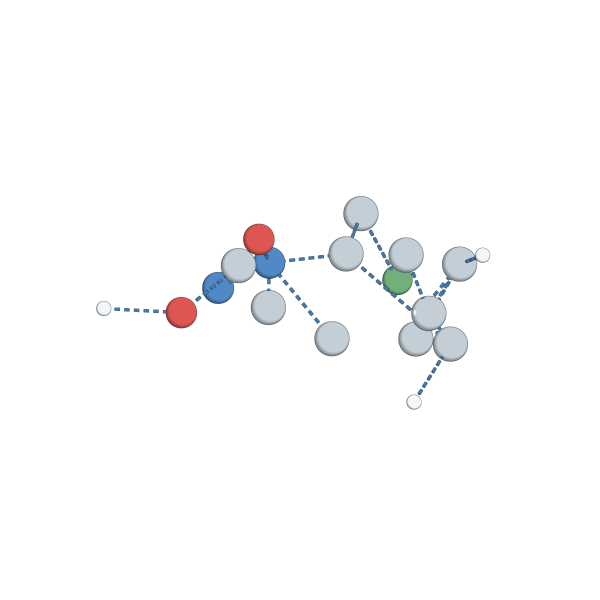
#> input picture research/figures/endpoint_method_v1/outline/source.png, 1200 x 1200 px, found by its file name (shown at 1/2 size); its folder holds 3 pictures in this run
$ python compose_geometry_method.py
#> lines starting #> are read from the running program, lines starting #| are printed output that depends on the picture; pictures that were not available may be replaced by others from this repository, and a replacement may not be noted
"""Compact method overview using a verified, unchanged raw molecular output."""
import hashlib,json
from pathlib import Path
import numpy as np
import matplotlib
matplotlib.use('Agg')
import matplotlib.pyplot as plt
from matplotlib.patches import FancyArrowPatch,FancyBboxPatch
from matplotlib.lines import Line2D
from PIL import Image


def main():
    root=Path(__file__).resolve().parents[2];out=root/'research/figures/geometric_method_v1';render=out/'outline'
    images={n:Image.open(render/(n+'.png')).convert('RGBA') for n in ['source','output']}
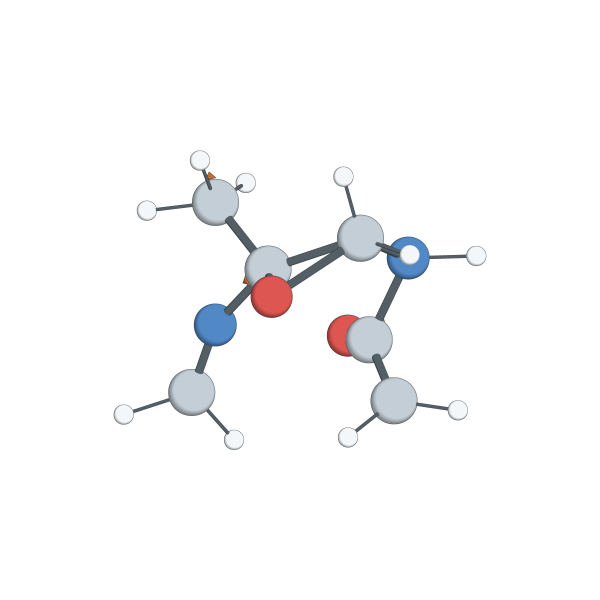
#> input picture research/figures/endpoint_method_v1/outline/endpoint.png, 1200 x 1200 px, given in place of output.png, which was not available (shown at 1/2 size)
#> images = 2 items
    boxes=np.array([im.getchannel('A').getbbox() for im in images.values()]);lo=boxes[:,:2].min(0)-20;hi=boxes[:,2:].max(0)+20;side=max(hi-lo);center=(lo+hi)/2
#> after `boxes = np.array([im.getchannel('A').getbbox() for im in images.values`: boxes = [[192, 392, 981, 820], [227, 300, 973, 900]]
#> after `lo = boxes[:, :2].min(0) - 20`: lo = [172, 280]
#> after `hi = boxes[:, 2:].max(0) + 20`: hi = [1001, 920]
#> after `side = max(hi - lo)`: side = 829
#> after `center = (lo + hi) / 2`: center = [586.5, 600]
    crop=tuple(np.r_[center-side/2,center+side/2]);images={k:v.crop(crop) for k,v in images.items()}
#> after `crop = tuple(np.r_[center - side / 2, center + side / 2])`: crop = (172, 185.5, 1001, 1014.5)
    plt.rcParams.update({'font.family':'DejaVu Sans','font.size':9,'pdf.fonttype':42,'svg.fonttype':'none','mathtext.fontset':'stixsans'})
    fig=plt.figure(figsize=(5.5,3.65),facecolor='white');ink='#273847';teal='#197d78';blue='#487b9b';gold='#bb864b';gray='#6d7b87'
    def text(x,y,s,fs=9,ha='left',color=ink,weight='normal'):
        return fig.text(x,y,s,fontsize=fs,ha=ha,va='center',color=color,weight=weight,linespacing=1.45)
    def arrow(a,b,c=gray):fig.add_artist(FancyArrowPatch(a,b,transform=fig.transFigure,arrowstyle='-|>',mutation_scale=9,lw=1.05,color=c))
    def box(x,y,w,h,label,c=blue):
        fig.add_artist(FancyBboxPatch((x,y),w,h,transform=fig.transFigure,boxstyle='round,pad=.005,rounding_size=.008',facecolor='white',edgecolor=c,lw=1.));text(x+w/2,y+h/2,label,8.6,'center',c)
    def picture(im,rect):ax=fig.add_axes(rect);ax.imshow(im);ax.axis('off')
    text(.02,.955,'A  From atomic composition to a 3D structure',10.5,weight='bold')
    text(.02,.895,r'$\mathrm{C_7H_{15}N}$  ·  neutral singlet',9,color=gray)
    text(.13,.825,'Harmonic source',8.6,'center');text(.665,.825,'Raw 3D output',8.6,'center');text(.9,.825,'Inferred graph',8.6,'center')
    picture(images['source'],[.005,.57,.25,.24]);picture(images['output'],[.55,.57,.24,.24]);picture(Image.open(out/'connectivity.png'),[.785,.59,.21,.21])
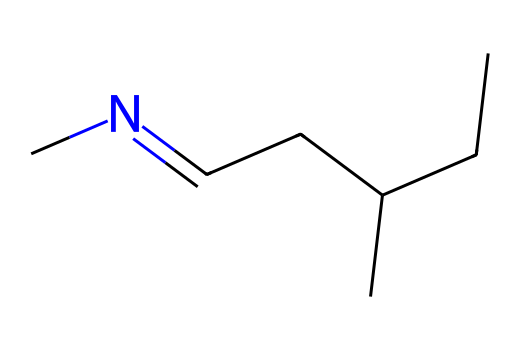
#> input picture research/figures/geometric_method_v1/connectivity.png, 520 x 350 px
    box(.30,.69,.20,.10,'Flow velocity $v$',blue);box(.30,.54,.20,.10,'Corrections\n$g$ then $f$',teal)
    arrow((.24,.735),(.294,.735),blue);arrow((.40,.685),(.40,.648),teal);arrow((.505,.588),(.56,.645),teal)
    text(.13,.535,r'$X_0\sim q_0$',10,'center');text(.665,.535,r'$X_{\rm gen}$',10,'center')
    text(.13,.472,'Auxiliary springs',8.1,'center',gray);text(.58,.472,r'$v^{\rm corr}=v+g+\eta f$',10,'center',teal)
    fig.add_artist(Line2D([.02,.98],[.423,.423],transform=fig.transFigure,color='#dbe2e7',lw=.7))
    text(.02,.373,'B  Learn geometric and physical corrections',10.5,weight='bold')
    box(.025,.24,.32,.072,'Perturbed reference',blue);box(.50,.24,.45,.072,r'Geometry target $(X_{\rm ref}-H)/(1-p)$',teal)
    arrow((.352,.276),(.49,.276),teal)
    box(.025,.12,.32,.072,'Generated endpoint',blue);box(.50,.12,.45,.072,'eSEN force → physical target',gold)
    arrow((.352,.156),(.49,.156),gold)
    text(.50,.035,'Two small learned fields  ·  No sampling energy queries',8.6,'center',gray)
    for ext in ['pdf','svg','png']:fig.savefig(out/('geometric_method.'+ext),dpi=360,facecolor='white')
#> this loop made 3 passes
#> pass 1, in main, `for ext in ['pdf','svg','png']:fig.savefig(out/('geometric_method.'+ex..`:
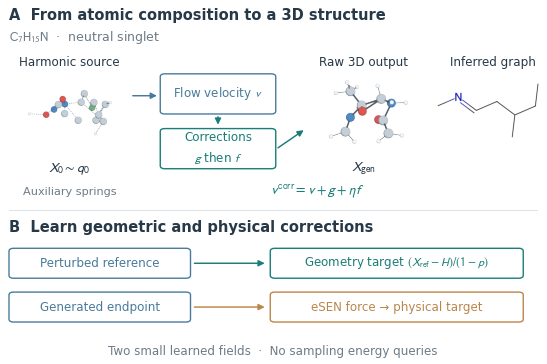
#> figure drawn by matplotlib, 3 panels
    Image.open(out/'geometric_method.png').convert('L').save(out/'geometric_method_grayscale.png')
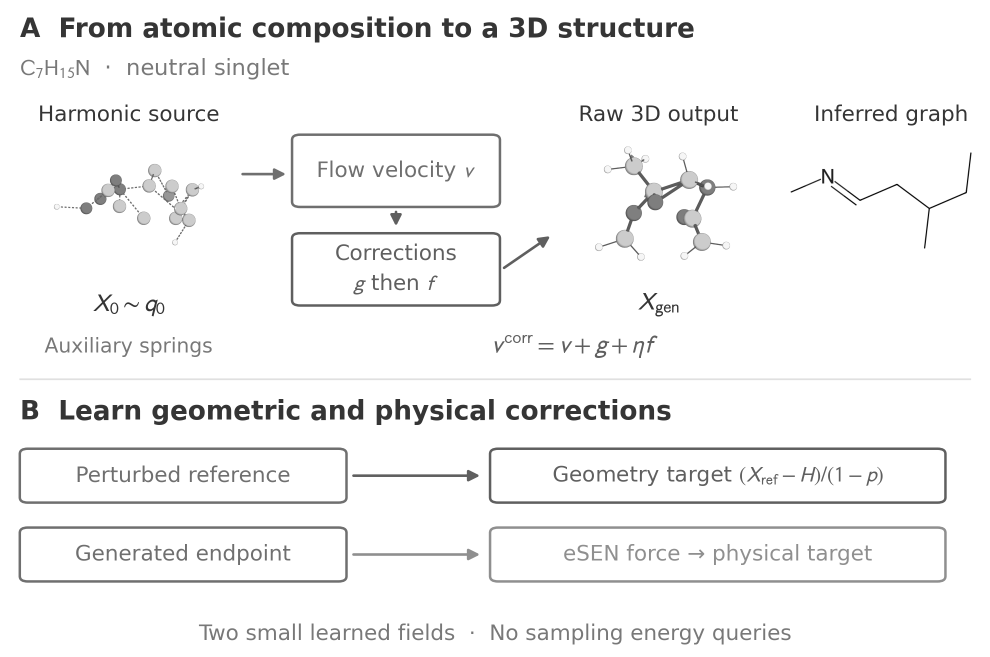
#> saved as geometric_method_grayscale.png: PIL image 1980x1314 L (shown at 1/2 size); min 0, max 255, mean 245
#> (the run stopped early here; a loop or call above may not have finished)
